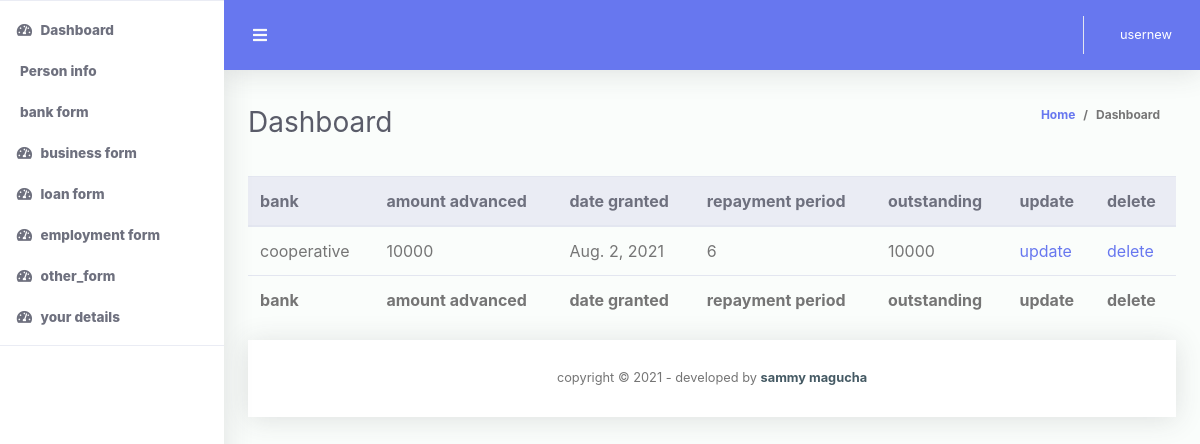
Screenshot of /otherdetails (signed in) with the database file from the repository.
### codechallenege/models.py (models this page shows)
class OtherLoans(models.Model):
	bank = models.CharField(max_length = 100, validators= [onlyletters])
	amount_advanced = models.PositiveIntegerField()
	date_granted = models.DateField()
	Repayment_period = models.PositiveIntegerField()
	Outstanding_balance = models.PositiveIntegerField()
	bio = models.ForeignKey(User, on_delete=models.CASCADE)
	class Meta:
		verbose_name_plural = "OtherLoans"

### codechallenege/views.py (the view)
# urls.py: path('otherdetails', views.otherdetails, name='other_details'),
@login_required(login_url='/accounts/login/')
def otherdetails(request):
	clientsbank = OtherLoans.objects.all()
	context = {
		'title': 'other bank details',
		'users': clientsbank
	}
	return render(request, 'codechallenege/otherdetails.html', context)

### codechallenege/templatetags/custom_tags.py (called while the page is built)
@register.filter(name='has_group')
def has_group(user, group_name):
    group = Group.objects.filter(name=group_name)
    if group:
        group = group.first()
        return group in user.groups.all()
    else:
        return False

### codechallenege/templates/codechallenege/otherdetails.html (shortened to what this page needs)
{%extends 'codechallenege/base.html'%}
{%block content%}
  <table class="table align-items-center table-flush table-hover" id="dataTableHover">
                    <thead class="thead-light">
                      <tr>
                        <th>
                        bank
                      </th>
                      <th>
                        amount advanced
                      </th>
                      <th>
                        date granted
                      </th>
                      <th>
                        repayment period
                      </th>
                      <th>
                        outstanding
                      </th>
                      <th>
                        update
                      </th>
                      <th>
                        delete
                      </th>
                    </tr>
                    <tfoot>
                      <tr>
                        <th>
                        bank
                      </th>
                      <th>
                        amount advanced
                      </th>
                      <th>
                        date granted
                      </th>
                      <th>
                        repayment period
                      </th>
                      <th>
                        outstanding
                      </th>
                      <th>
                        update
                      </th>
                      <th>
                        delete
                      </th>
                    </tr>
                    </tfoot>
   {%for user in users%}
   <tr>
       <td>{{user.bank}}</td>
       <td>{{user.amount_advanced}}</td>
       <td>{{user.date_granted}}</td>
       <td>{{user.Repayment_period}}</td>
       <td>{{user.Outstanding_balance}}</td>
       <td><a href="{% url 'update_other' user.id %}">update</a></td>
       <td><a href="{% url 'delete_other' user.id%}">delete</a></td>
   </tr>
   {%endfor%}
 </table>
{%endblock%}

### codechallenege/templates/codechallenege/base.html (shortened to what this page needs)
{% load static %}
<!DOCTYPE html>
<html lang="en">
<head>
  <link rel="stylesheet" href="https://use.fontawesome.com/releases/v5.7.0/css/all.css">
  <link href="{% static 'css\all.min.css' %}" rel="stylesheet" type="text/css">
  <link href="{% static 'css\bootstrap.min.css' %}" rel="stylesheet" type="text/css">
  <link href="{% static 'css\ruang-admin.min.css' %}" rel="stylesheet">
</head>
<body id="page-top">
  <div id="wrapper">
    <ul class="navbar-nav sidebar sidebar-light accordion" id="accordionSidebar">
      {% load custom_tags %}
      {% if request.user|has_group:"admin" %}
      <li class="nav-item active">
        <a class="nav-link" href="{% url 'homepage' %}">
          <i class="fas fa-fw fa-tachometer-alt"></i>
          <span>Dashboard</span></a>
      </li>
      <hr class="sidebar-divider">
      <li class="nav-item active">
        <a class="nav-link" href="{% url 'userdetails' %}">
          <i class="bi bi-person"></i>
          <span>Person info</span></a>
      </li>
        <li class="nav-item active">
        <a class="nav-link" href="{% url 'list_user' %}">
          <i class="fas fa-fw fa-tachometer-alt"></i>
          <span>clients</span></a>
      </li>
      <li class="nav-item active">
        <a class="nav-link" href="{% url 'client_business' %}">
          <i class="fas fa-fw fa-tachometer-alt"></i>
          <span>business form</span></a>
      </li>
      <li class="nav-item active">
        <a class="nav-link" href="{% url 'client_biz' %}">
          <i class="fas fa-fw fa-tachometer-alt"></i>
          <span>business details</span></a>
      </li>
      <li class="nav-item active">
        <a class="nav-link" href="{% url 'emp_form' %}">
          <i class="fas fa-fw fa-tachometer-alt"></i>
          <span>employment form</span></a>
      </li>
      <li class="nav-item active">
        <a class="nav-link" href="{% url 'empldetails' %}">
          <i class="fas fa-fw fa-tachometer-alt"></i>
          <span>employment details</span></a>
      </li>
      <li class="nav-item active">
        <a class="nav-link" href="{% url 'bank_form' %}">
          <i class="fa fa-bank"></i>
          <span>bank form</span></a>
      </li>
      <li class="nav-item active">
        <a class="nav-link" href="{% url 'loan_details' %}">
          <i class="fas fa-fw fa-tachometer-alt"></i>
          <span>bank_details</span></a>
      </li>
      <li class="nav-item active">
        <a class="nav-link" href="{% url 'loan_form' %}">
          <i class="fas fa-fw fa-tachometer-alt"></i>
          <span>loan form</span></a>
      </li>
      <li class="nav-item active">
        <a class="nav-link" href="{% url 'loan_details' %}">
          <i class="fas fa-fw fa-tachometer-alt"></i>
          <span>loan details</span></a>
      </li>
       <li class="nav-item active">
        <a class="nav-link" href="{% url 'other_form' %}">
          <i class="fas fa-fw fa-tachometer-alt"></i>
          <span>other_form</span></a>
      </li>
      <li class="nav-item active">
        <a class="nav-link" href="{% url 'other_details' %}">
          <i class="fas fa-fw fa-tachometer-alt"></i>
          <span>other loan details</span></a>
      </li>
      {% elif request.user|has_group:"clientuser" %}
     <li class="nav-item active">
        <a class="nav-link" href="{% url 'homepage' %}">
          <i class="fas fa-fw fa-tachometer-alt"></i>
          <span>Dashboard</span></a>
      </li>
      <li class="nav-item active">
        <a class="nav-link" href="{% url 'userdetails' %}">
          <span>Person info</span></a>
      </li>
      <li class="nav-item active">
        <a class="nav-link" href="{% url 'bank_form' %}">
          <span>bank form</span></a>
      </li>
      <li class="nav-item active">
        <a class="nav-link" href="{% url 'client_business' %}">
          <i class="fas fa-fw fa-tachometer-alt"></i>
          <span>business form</span></a>
      </li>
       <li class="nav-item active">
        <a class="nav-link" href="{% url 'loan_form' %}">
          <i class="fas fa-fw fa-tachometer-alt"></i>
          <span>loan form</span></a>
      </li>
      <li class="nav-item active">
        <a class="nav-link" href="{% url 'emp_form' %}">
          <i class="fas fa-fw fa-tachometer-alt"></i>
          <span>employment form</span></a>
      </li>
       <li class="nav-item active">
        <a class="nav-link" href="{% url 'other_form' %}">
          <i class="fas fa-fw fa-tachometer-alt"></i>
          <span>other_form</span></a>
      </li>
      <li class="nav-item active">
        <a class="nav-link" href="{% url 'moredetails' %}">
          <i class="fas fa-fw fa-tachometer-alt"></i>
          <span>your details</span></a>
      </li>
      {%endif%}
      <hr class="sidebar-divider">
    </ul>
    <div id="content-wrapper" class="d-flex flex-column">
      <div id="content">
        <nav class="navbar navbar-expand navbar-light bg-navbar topbar mb-4 static-top">
          <button id="sidebarToggleTop" class="btn btn-link rounded-circle mr-3">
            <i class="fa fa-bars"></i>
          </button>
          <ul class="navbar-nav ml-auto">
            <li class="nav-item dropdown no-arrow">
              <a class="nav-link dropdown-toggle" href="#" id="userDropdown" role="button" data-toggle="dropdown"
                aria-haspopup="true" aria-expanded="false">
                <span class="ml-2 d-none d-lg-inline text-white small">{{user.username}}</span>
              </a>
            </li>
          </ul>
        </nav>
        <div class="container-fluid" id="container-wrapper">
          <div class="d-sm-flex align-items-center justify-content-between mb-4">
            <h1 class="h3 mb-0 text-gray-800">Dashboard</h1>
            <ol class="breadcrumb">
              <li class="breadcrumb-item"><a href="{% url 'homepage' %}">Home</a></li>
              <li class="breadcrumb-item active" aria-current="page">Dashboard</li>
            </ol>
          </div>
          {%block content%}
          {%endblock%}
</body>
      <footer class="sticky-footer bg-white">
        <div class="container my-auto">
          <div class="copyright text-center my-auto">
            <span>copyright &copy; <script> document.write(new Date().getFullYear()); </script> - developed by
              <b><a href="https://www.github.com/smagucha" target="_blank">sammy magucha</a></b>
            </span>
          </div>
        </div>
      </footer>
</body>
</html>

### rows the page displays
OtherLoans: bank "cooperative", amount_advanced "10000", date_granted "Aug. 2, 2021", Repayment_period "6", Outstanding_balance "10000"

### other values shown
{{ user.username }} "usernew"
